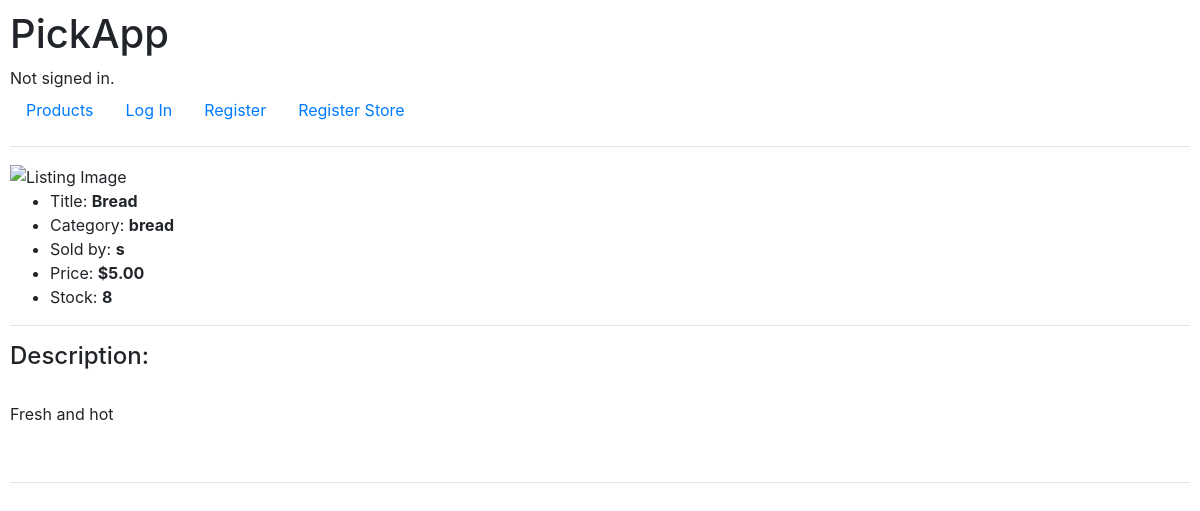
Page /view/1 on the earlier database version.
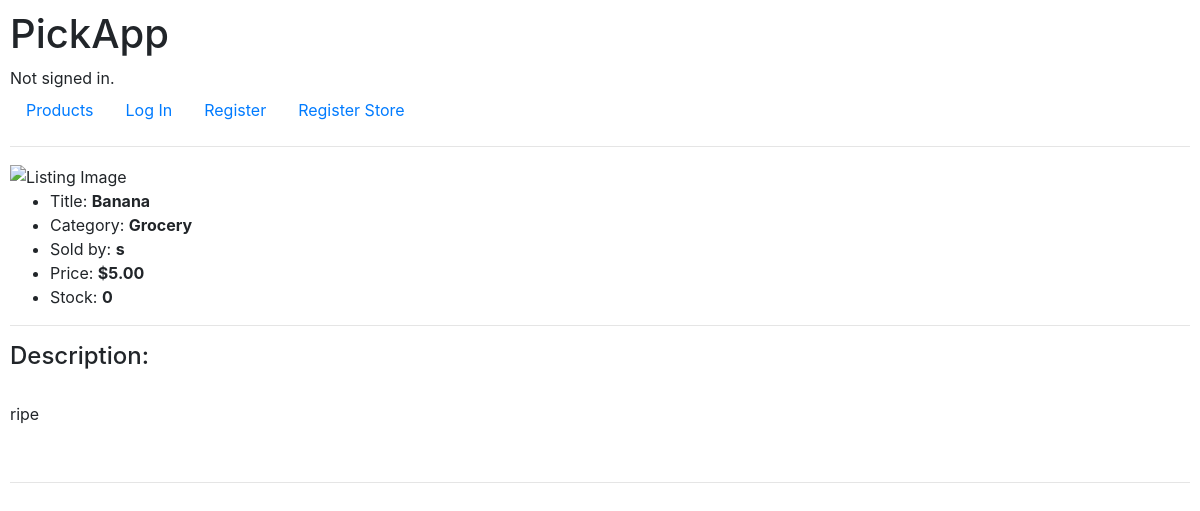
Same page on the later database version.
### PickAppDemo/models.py (models this page shows, shortened)
class Listing(models.Model):
    store = models.ForeignKey(Store, on_delete=models.CASCADE)
    title = models.CharField(max_length=128)
    image = models.URLField()
    content = models.TextField(max_length=512)
    price = models.DecimalField(max_digits=10, decimal_places=2, default=0)
    stock = models.DecimalField(max_digits=10, decimal_places=0, default=0)
    category = models.CharField(max_length=128)
    active = models.BooleanField(default=True)

class Store(models.Model):
    user = models.OneToOneField(User, on_delete=models.CASCADE)
    location = models.CharField(max_length=128)
    logo = models.URLField()

class User(AbstractUser):
    is_customer = models.BooleanField('customer_status', default=False)
    is_store = models.BooleanField('store_status', default=False)

### PickAppDemo/views.py (the view, shortened to what this page needs)
# urls.py: path("view/<int:pid>", views.view_listing, name="view"),
def view_listing(request, pid):
    listing = Listing.objects.get(pk=pid)
    return render(request, "PickAppDemo/listing.html", {
        "listing": listing,
    })

### PickAppDemo/templates/PickAppDemo/listing.html (shortened to what this page needs)
{% extends "PickAppDemo/layout.html" %}
{% block body %}
    <img src="{{ listing.image }}" alt="Listing Image" height="300px">
    <ul>
        <li>Title: <strong>{{ listing.title }}</strong></li>
        <li>Category: <strong>{{ listing.category }}</strong></li>
        <li>Sold by: <strong>{{ listing.store.user }}</strong></li>
        <li>Price: <strong>${{ listing.price }}</strong></li>
        <li>Stock: <strong>{{ listing.stock }}</strong></li>
    </ul>
    <hr>
    <h4>Description:</h4><br>
    <p>{{ listing.content }}</p>
    <br>
    <hr>
{% endblock %}

### PickAppDemo/templates/PickAppDemo/layout.html (shortened to what this page needs)
{% load static %}
<!DOCTYPE html>
<html lang="en">
<head>
    <link rel="stylesheet" href="https://stackpath.bootstrapcdn.com/bootstrap/4.4.1/css/bootstrap.min.css"
>
    <link href="{% static 'PickAppDemo/styles.css' %}" rel="stylesheet">
</head>
<body>
<h1>PickApp</h1>
<div>
    {% if user.is_authenticated %}
        Signed in as <strong>{{ user.username }}</strong>.
    {% else %}
        Not signed in.
    {% endif %}
</div>
<ul class="nav">
    <li class="nav-item">
        <a class="nav-link" href="{% url 'index' %}">Products</a>
    </li>
    {% if user.is_authenticated %}
        {%  if user.is_store %}
        <li class="nav-item">
            <a class="nav-link" href="{% url 'create' %}">Create</a>
        </li>
        {% endif %}
        <li class="nav-item">
            <a class="nav-link" href="{% url 'orders' %}">Orders</a>
        </li>
        <li class="nav-item">
            <a class="nav-link" href="{% url 'search' %}">Search</a>
        </li>
        <li class="nav-item">
            <a class="nav-link" href="{% url 'categories' %}">Categories</a>
        </li>
        <li class="nav-item">
            <a class="nav-link" href="{% url 'logout' %}">Log Out</a>
        </li>
    {% else %}
        <li class="nav-item">
            <a class="nav-link" href="{% url 'login' %}">Log In</a>
        </li>
        <li class="nav-item">
            <a class="nav-link" href="{% url 'register' %}">Register</a>
        </li><li class="nav-item">
            <a class="nav-link" href="{% url 'register_store' %}">Register Store</a>
        </li>
    {% endif %}
</ul>
<hr>
{% block body %}
{% endblock %}
</body>
</html>

### PickAppDemo/static/PickAppDemo/styles.css (style rules this page uses)
body { margin:10px; }

Differences in the rows shown:
changed Listing: title "Bread" → "Banana"; category "bread" → "Grocery"; stock "8" → "0"; content "Fresh and hot" → "ripe"
